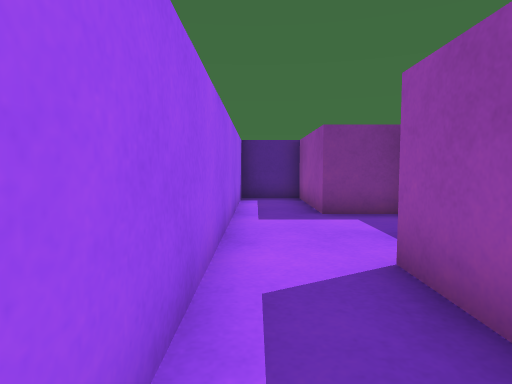
view 1 (above)

19 first-person views from a walk through a scene from a Unity 3-D project. The camera is 0.51 m above the floor, tilts 4° down and sees 75° across. The floor is counted in squares, 0.5 m on a side. Each view is taken from the middle of a square. On the plan, view 1 faces up. The plan holds only what a view shows up to about 13 squares ahead; the rest is blank. The player character is not drawn.

view 2
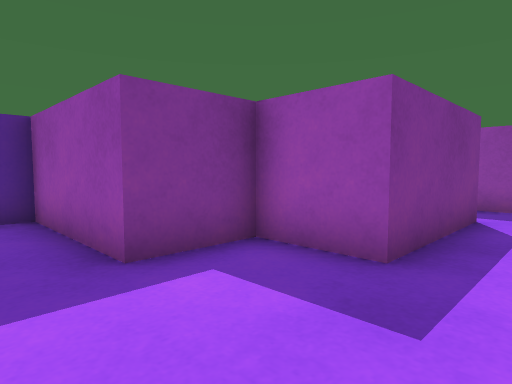

view 3
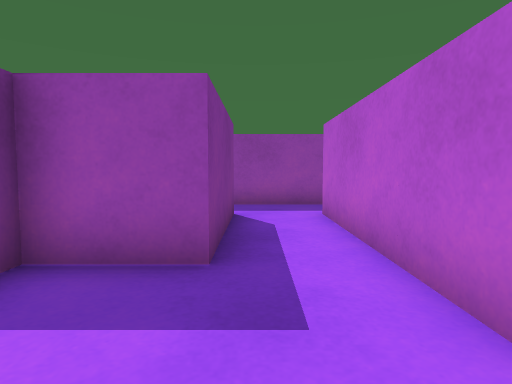

view 4
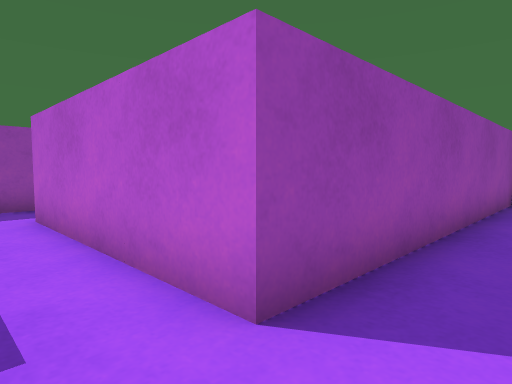

view 5
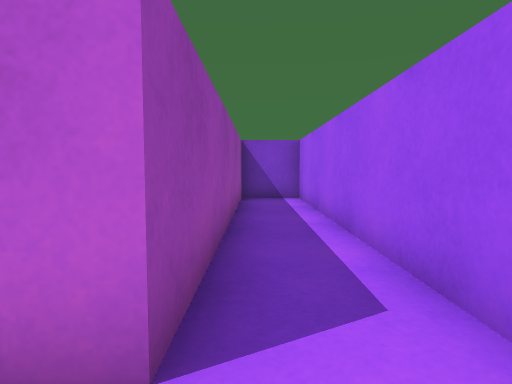

view 6
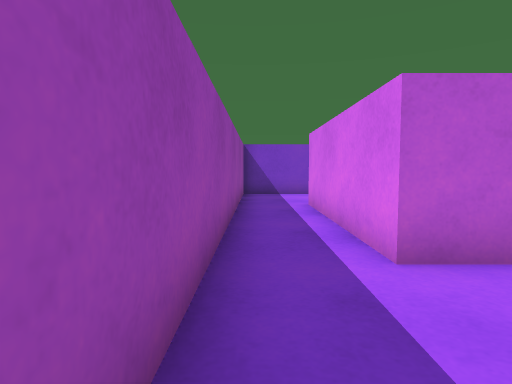

view 7
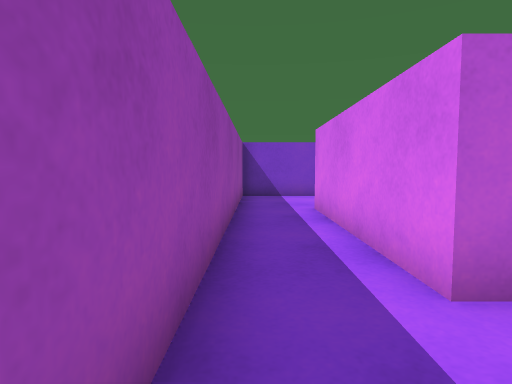

view 8
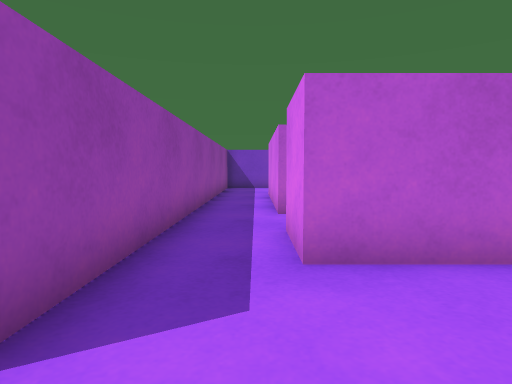

view 9
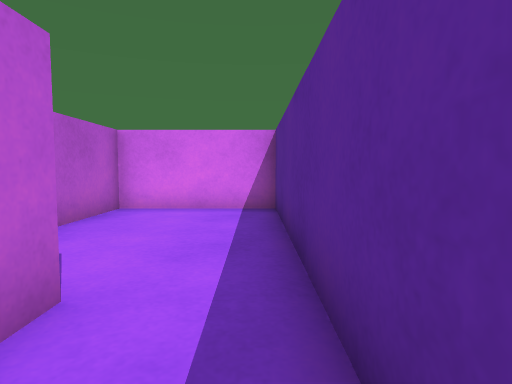

view 10
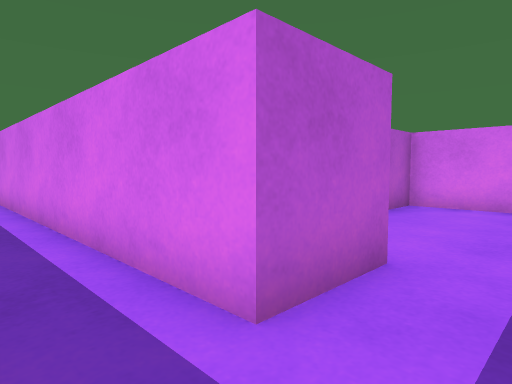

view 11
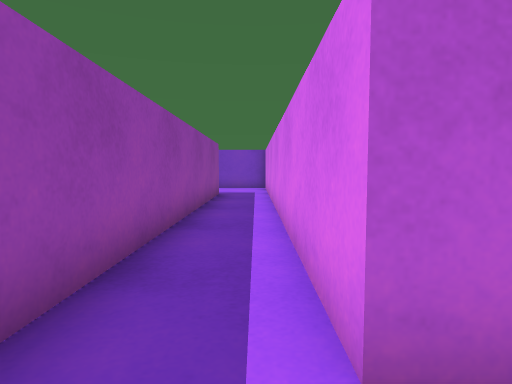

view 12
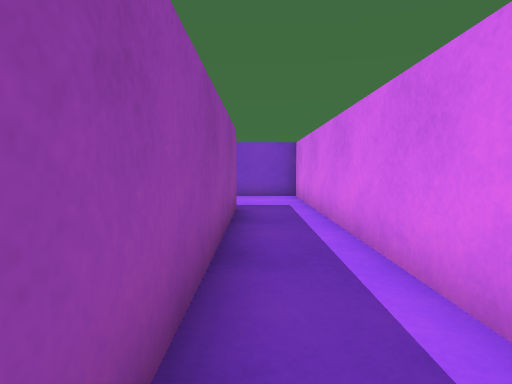

view 13
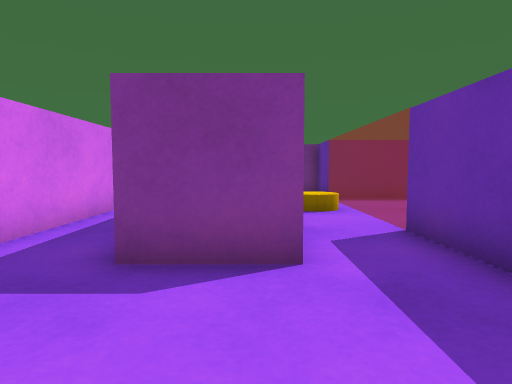

view 14
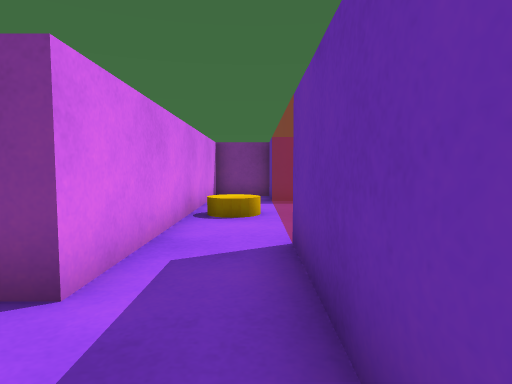

view 15
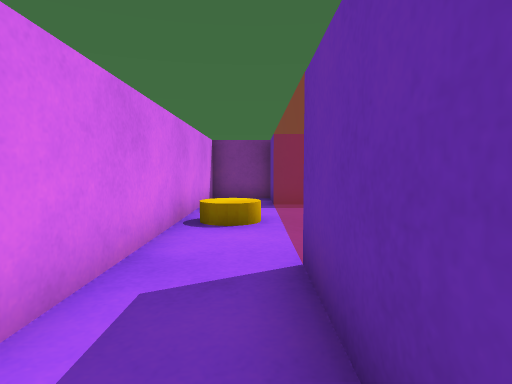

view 16
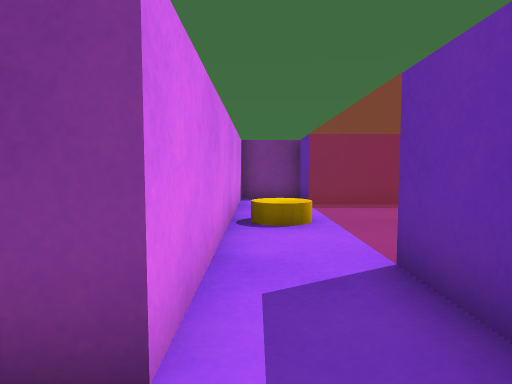

view 17
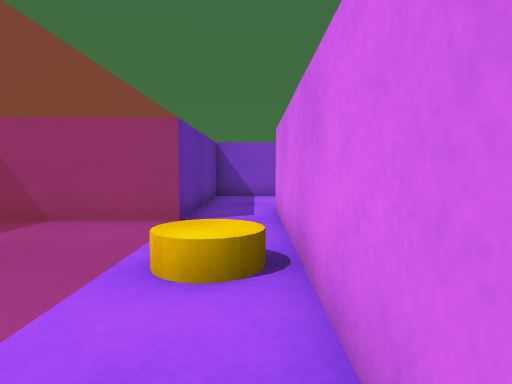

view 18
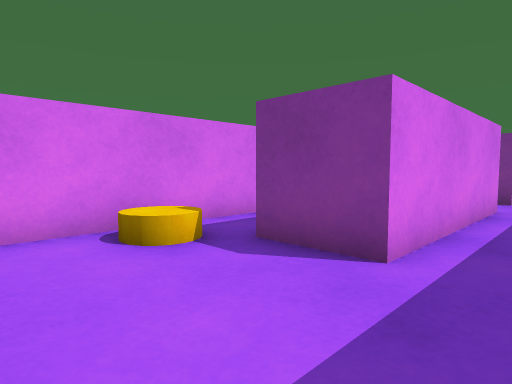

view 19
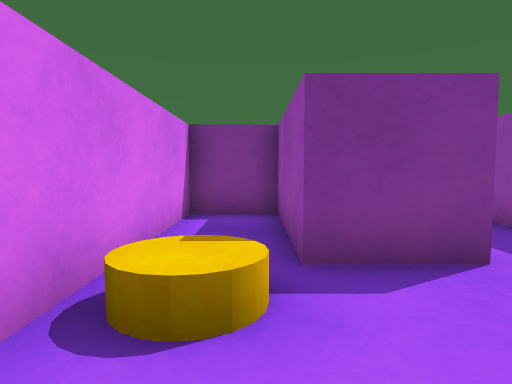

### Floor plan
Points are (right, up) in squares from view 1. A wall is a line through its corners. A room is listed if a view was taken in it or the views show most of it. See-through windows are left out.
Room 1 (views 1, 2, 3, 4, 5, 6, 7, 8, 18, 19)
walls: (3.5, 1.5) (3.5, -5.4); (9.4, 9.5) (11.5, 9.5); (1.6, 11.5) (-0.5, 11.5) (-0.5, -6.5) (1.5, -6.5) (1.5, 3.5) (3.5, 3.5); (6.8, -6.5) (9.5, -6.5) (9.5, 9.1); (11.4, 11.5) (3.6, 11.5)
ways out: opening at (10.5, 10.5) to room 2
objects: purple block (2, 8) to (4, 11); purple block (4, 2) to (7, 3); purple block (4, 6) to (7, 7); cylinder (5, -4); purple block (6, -2) to (7, 1)
Room 2 (views 9, 10, 11, 12, 13, 14, 15, 16, 17)
walls: (17.5, 5.5) (17.5, 7.5); (15.5, 7.5) (15.5, -2.5) (13.5, -2.5) (13.5, 9.1); (11.5, 9.5) (11.5, -6.5) (13.8, -6.5); (15.2, -6.5) (17.5, -6.5) (17.5, -0.5)
ways out: opening at (10.5, 10.5) to room 1
objects: purple cube (16, 8) to (17, 9); cylinder (17, 2)

Where each view was taken, in squares from view 1:
view 1: 0 up, 0 right, facing up
view 2: 4 up, 0 right, facing up-right
view 3: 5 up, 0 right, facing right
view 4: 5 up, 0 right, facing down-right
view 5: 5 up, 1 right, facing down
view 6: 7 up, 9 right, facing down
view 7: 6 up, 9 right, facing down
view 8: 11 up, 8 right, facing down
view 9: 11 up, 12 right, facing left
view 10: 11 up, 13 right, facing down-left
view 11: 11 up, 12 right, facing down
view 12: 6 up, 13 right, facing down
view 13: 6 down, 15 right, facing up
view 14: 5 down, 17 right, facing up
view 15: 4 down, 17 right, facing up
view 16: 4 down, 16 right, facing up
view 17: 6 up, 16 right, facing down
view 18: 6 down, 9 right, facing up-left
view 19: 6 down, 5 right, facing up
